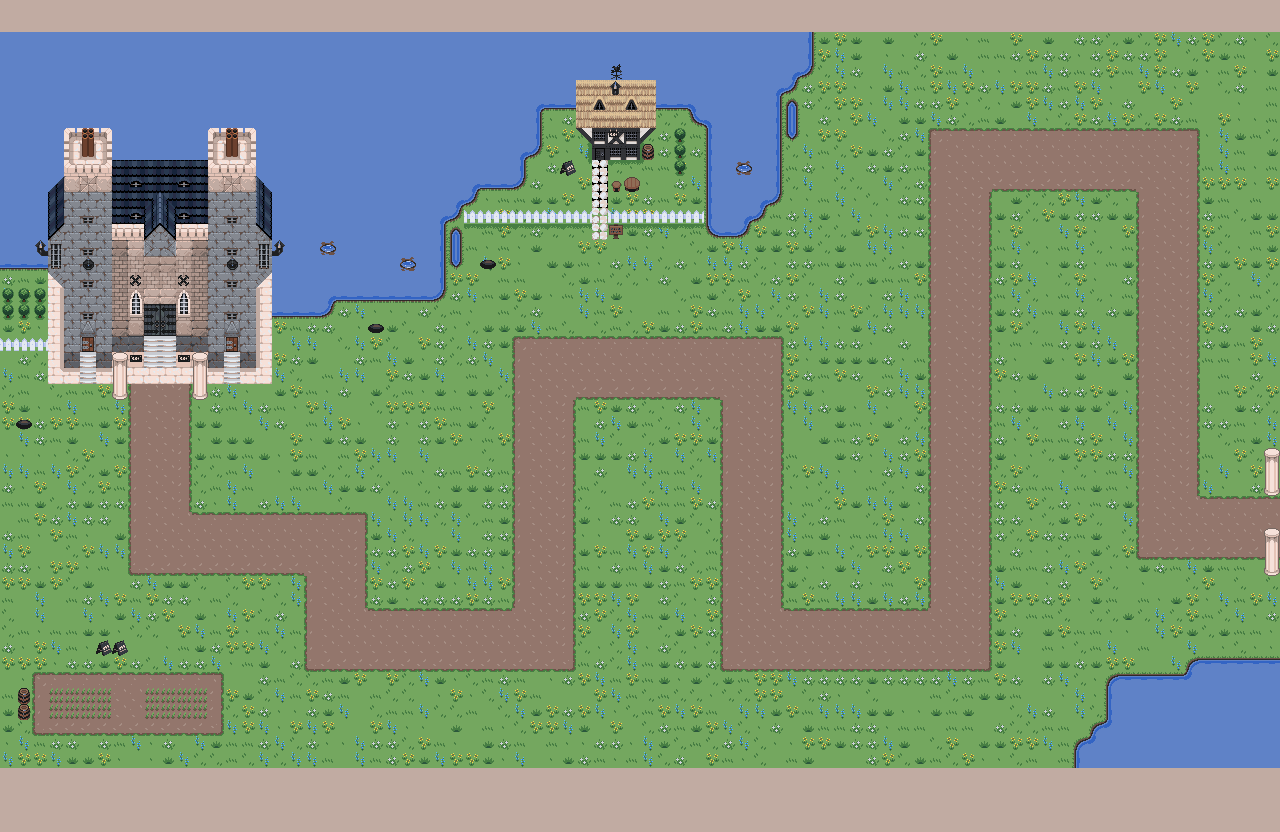

This game map was drawn from its Tiled (.tmx) file and the tilesets committed beside it. A one-line description and the trimmed map source follow:
An orthogonal 80x52 tile map with 16x16 px tiles, 5 tile layers (Grass, Path, Shadows, Base, ...) and 36 objects (Point1, Point2, Point3, End, Point4, ...).

<map version="1.5" tiledversion="1.6.0" orientation="orthogonal" renderorder="right-down" width="80" height="52" tilewidth="16" tileheight="16" infinite="0" nextlayerid="12" nextobjectid="62">
 <tileset firstgid="1" source="village-palette01-day.tsx" />
 <objectgroup id="10" name="Objects" locked="1" offsetx="1" offsety="1">
  <properties>
   <property name="Points" value="11" />
  </properties>
  <object id="14" name="Point1" x="1137" y="495" width="63" height="63">
   <properties>
    <property name="path" type="object" value="15" />
   </properties>
  </object>
  <object id="15" name="Point2" x="1134.67" y="129.333" width="62" height="60">
   <properties>
    <property name="path" type="object" value="16" />
   </properties>
  </object>
  <object id="16" name="Point3" x="928.333" y="128.333" width="62" height="62">
   <properties>
    <property name="path" type="object" value="20" />
   </properties>
  </object>
  <object id="17" name="End" x="113" y="302" width="95" height="79" />
  <object id="20" name="Point4" x="927.667" y="605.667" width="61" height="61">
   <properties>
    <property name="path" type="object" value="22" />
   </properties>
  </object>
  <object id="22" name="Point5" x="720.333" y="608.333" width="62.6667" height="60">
   <properties>
    <property name="path" type="object" value="23" />
   </properties>
  </object>
  <object id="23" name="Point6" x="719.667" y="336.333" width="61.3333" height="62">
   <properties>
    <property name="path" type="object" value="24" />
   </properties>
  </object>
  <object id="24" name="Point7" x="511.667" y="335.667" width="63.3333" height="63.3333">
   <properties>
    <property name="path" type="object" value="25" />
   </properties>
  </object>
  <object id="25" name="Point8" x="511" y="605.667" width="61.3333" height="64">
   <properties>
    <property name="path" type="object" value="26" />
   </properties>
  </object>
  <object id="26" name="Point9" x="304.333" y="608.333" width="64.6667" height="61.3333">
   <properties>
    <property name="path" type="object" value="27" />
   </properties>
  </object>
  <object id="27" name="Point10" x="305" y="511.667" width="62" height="63.3333">
   <properties>
    <property name="path" type="object" value="28" />
   </properties>
  </object>
  <object id="28" name="Point11" x="128.333" y="511.667" width="64.6667" height="60.6667">
   <properties>
    <property name="path" type="object" value="17" />
   </properties>
  </object>
  <object id="61" name="Start" x="1380.33" y="481.667" width="104" height="88">
   <properties>
    <property name="Path" type="object" value="14" />
   </properties>
  </object>
 </objectgroup>
 <layer id="1" name="Grass" width="80" height="52" locked="1">
  <data>[4160 cells, 4160 non-empty, 21 distinct tile ids]</data>
 </layer>
 <layer id="2" name="Path" width="80" height="52" locked="1">
  <data>[4160 cells, 692 non-empty, 9 distinct tile ids]</data>
 </layer>
 <layer id="4" name="Shadows" width="80" height="52" locked="1">
  <data>[4160 cells, 23 non-empty, 5 distinct tile ids]</data>
 </layer>
 <layer id="3" name="Base" width="80" height="52" locked="1">
  <data>[4160 cells, 248 non-empty, 58 distinct tile ids]</data>
 </layer>
 <layer id="9" name="Decorations" width="80" height="52" locked="1">
  <data>[4160 cells, 123 non-empty, 41 distinct tile ids]</data>
 </layer>
 <objectgroup id="11" name="CollisionPath" locked="1">
  <properties>
   <property name="Points" type="int" value="22" />
  </properties>
  <object id="36" name="C1" x="1146.58" y="502.167" width="132.75" height="48" />
  <object id="37" name="C2" x="1147" y="134.833" width="43.5" height="366.667" />
  <object id="38" name="C3" x="940.833" y="138.667" width="205.333" height="40.6667" />
  <object id="39" name="C4" x="938.667" y="180" width="44.6667" height="480" />
  <object id="40" name="C5" x="731.667" y="619.667" width="206" height="41.1667" />
  <object id="41" name="C6" x="731.833" y="349.5" width="40.5" height="269.333" />
  <object id="42" name="C7" x="525" y="349.5" width="206" height="38.1667" />
  <object id="43" name="C8" x="525.667" y="386.833" width="40.3333" height="271.333" />
  <object id="44" name="C9" x="318.167" y="617.5" width="207.667" height="42.5" />
  <object id="45" name="C10" x="316.833" y="524.333" width="41.1667" height="92" />
  <object id="46" name="C11" x="141.833" y="524.333" width="175.333" height="41.1667" />
  <object id="47" name="C12" x="141.167" y="382.333" width="38.3333" height="141.167" />
  <object id="48" name="C13" x="48.6667" y="193.333" width="222" height="190.667" />
  <object id="49" name="C14" x="0.666667" y="31.3333" width="440" height="259.333" />
  <object id="50" name="C15" x="2.66667" y="291.333" width="45.3333" height="90" />
  <object id="51" name="C16" x="440" y="32.6667" width="337.333" height="182.667" />
  <object id="52" name="C17" x="778" y="32.6667" width="20" height="106.667" />
  <object id="53" name="C18" x="36.6667" y="678" width="177.333" height="48.6667" />
  <object id="54" name="C19" x="1114" y="680" width="164" height="86.6667" />
  <object id="55" name="C20" x="1194" y="664" width="84" height="15.3333" />
  <object id="56" name="C21" x="1094" y="730.667" width="18" height="34" />
  <object id="57" name="C22" x="0" y="769.333" width="1277.33" height="61.3333" />
  <object id="59" name="C23" x="5.33333" y="4" width="1268" height="21.3333" />
 </objectgroup>
</map>
